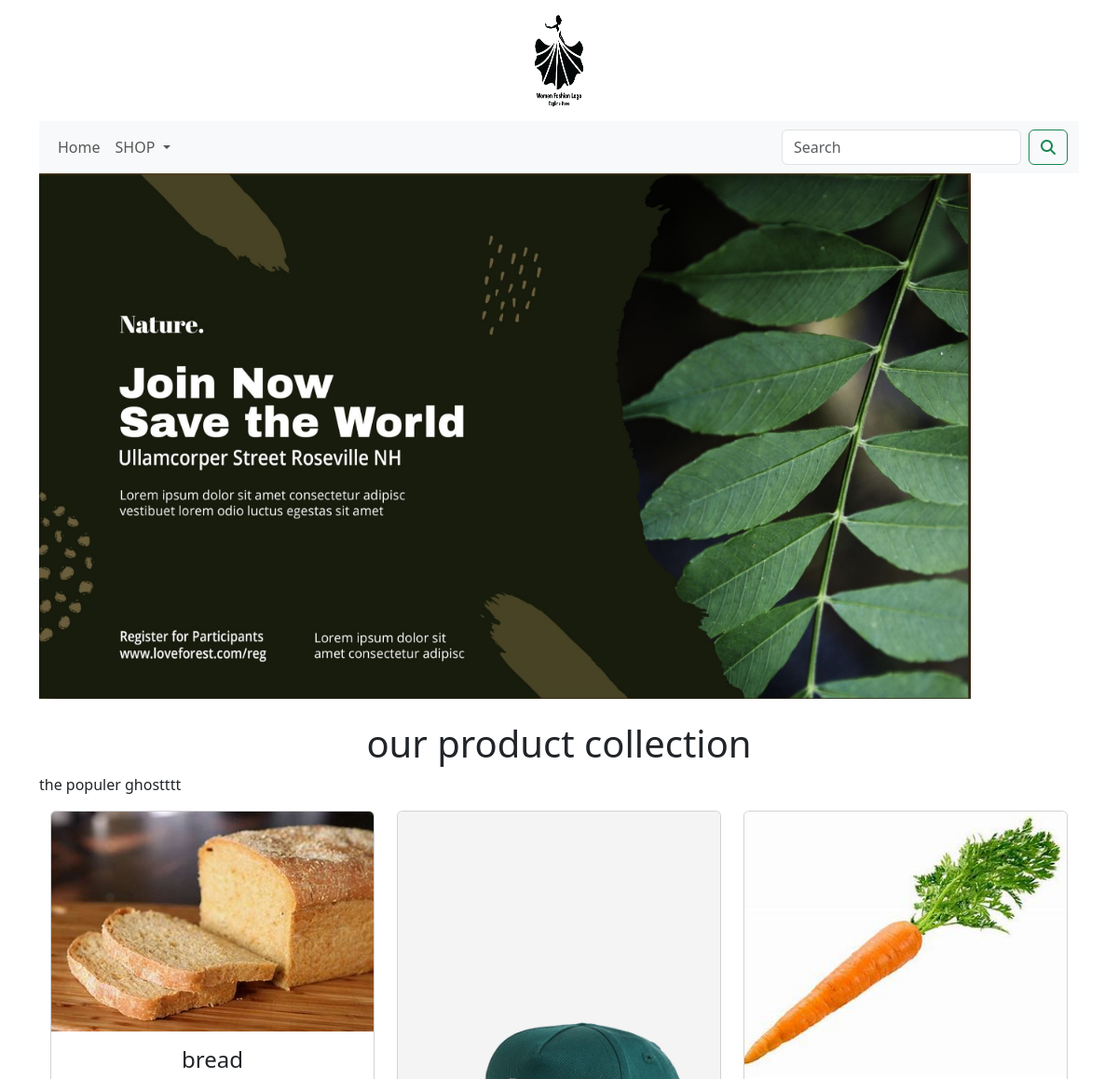
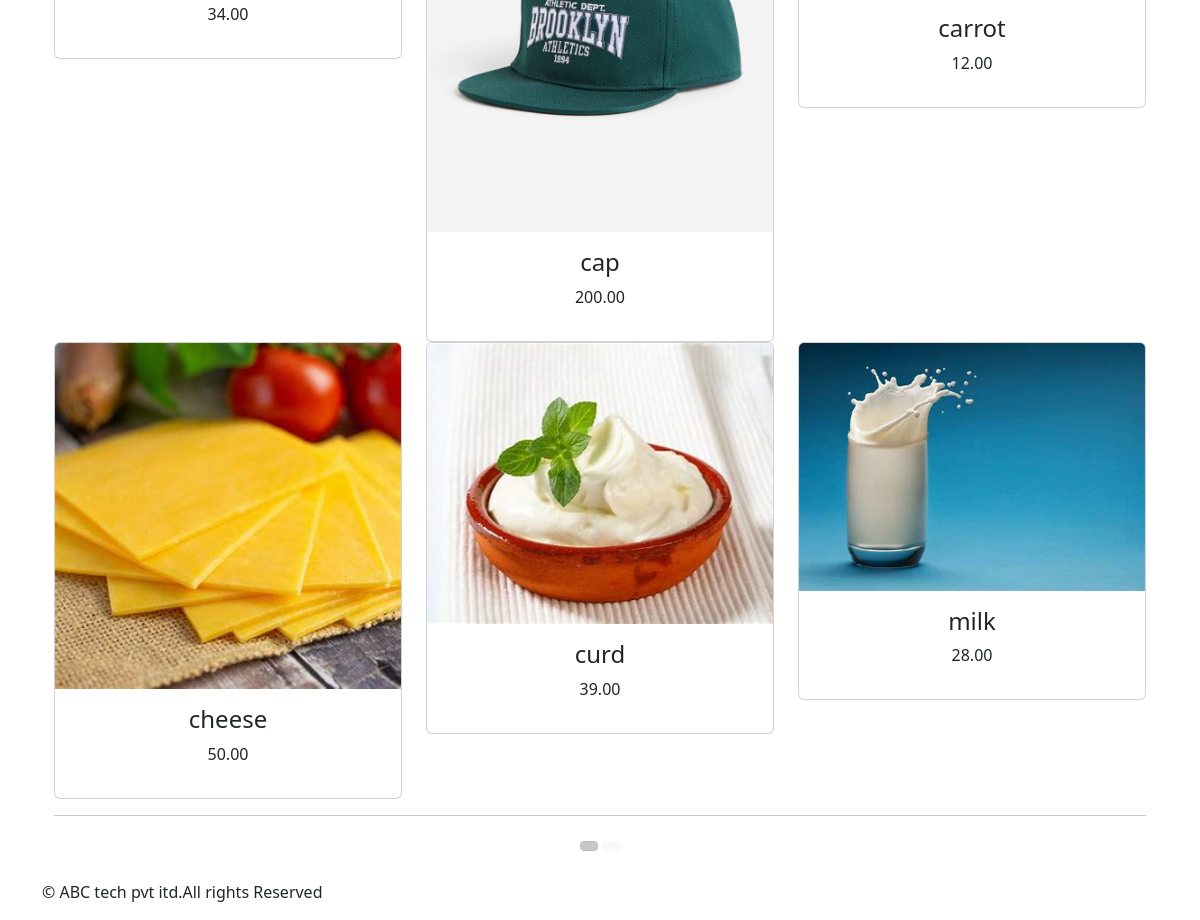
The app's page /shop/ with its own data (2 pictures, top to bottom).
### shop/models.py (models this page shows, shortened)
class Product(models.Model):
    name=models.CharField(max_length=250,unique=True)
    slug=models.SlugField(max_length=250,unique=True)
    description=models.TextField(blank=True)
    price=models.DecimalField(max_digits=10,decimal_places=2)
    category=models.ForeignKey(Category,on_delete=models.CASCADE)
    image=models.ImageField(upload_to='product',blank=True)
    stock=models.IntegerField()
    available=models.BooleanField(default=True)
    created=models.DateTimeField(auto_now_add=True)
    updated=models.DateTimeField(auto_now=True)
    def get_url(self):
        return reverse('shop:prodCatdetail',args=[self.category.slug,self.slug])
    class Meta:
        ordering=('name',)
        verbose_name='product'
        verbose_name_plural='products'

### shop/views.py (the view)
# urls.py: path('',views.allProdCat,name='allProdCat'),
def allProdCat(request,c_slug=None):
    c_page=None
    products_list=None
    if c_slug!=None:
        c_page=get_object_or_404(Category,slug=c_slug)
        products_list=Product.objects.all().filter(category=c_page,available=True)
    else:
        products_list=Product.objects.all().filter(available=True)
    paginator=Paginator(products_list,6)
    try:
        page=int(request.GET.get('page','1'))
    except:
        page=1
    try:
        products=paginator.page(page)
    except (EmptyPage,InvalidPage):
        products=paginator.page(paginator.num_pages)
    return  render(request,"category.html",{'category':c_page,'products':products})

### cart/context_processors.py (called while the page is built)
def counter(request):
    item_count=0
    if 'admin' in request.path:
        return {}
    else:
        try:
            cart=Cart.objects.filter(cart_id=_cart_id(request))
            cart_items=Cartitem.objects.all().filter(cart=cart[:1])
            for cart_item in cart_items:
                item_count += cart_item.quantity
        except Cart.DoesNotExist:
            item_count =0
    return dict(item_count=item_count)

### cart/views.py (called while the page is built)
def _cart_id(request):
    cart=request.session.session_key
    if not cart:
        cart=request.session.create()
    return cart

### shop/context_processors.py (called while the page is built)
def menu_links(request):
    links=Category.objects.all()
    return dict(links=links)

### shop/models.py (called while the page is built)
    def get_url(self):
        return reverse('shop:products_by_category',args=[self.slug])

### templates/category.html (shortened to what this page needs)
{% extends 'base.html' %}
{% load static %}
{% block content %}
<div class="mx_auto">
    {% if category %}
    <img class="my_image"src="{{category.image.url}}" alt="{{category.name}}">
</div>
     <br>
<div>
    <h1 class="text-center my_title">{{category.name}}</h1>
    <P class="text-justify">{{category.description}}</P>
</div>
      {% else %}
<div>
    <img class="my_image my_image_padding" src="{% static 'img/banner.png' %}" alt="our products" width="1000px;">
</div>
<br>
<div>
     <h1 class="text-center my_title"> our product collection</h1>
     <p class="text-justify"> the populer ghostttt</p>
</div>
     {% endif %}
<div class="container">
 <div class="row mx_auto">
     {% for product in products.object_list %}
     <div class="my_bottom_margi col-9 col-sm-12 col-md-4  xol-lg-4">
      <div class="card text-center" style="min-width:18rem:">
         <a href="{{product.get_url}}"><img class="card-img-top my_image" src="{{product.image.url}}" alt="{{product.name}}"></a>
    <div class="card-body">
        <h4>{{product.name}}</h4>
        <p>{{product.price}}</p>
    </div>
</div>
</div>
{% endfor %}
</div>
 <div  class="mx-auto">
 {% if products.paginator.num_pages > 1 %}
 <hr>
 <div class="text-center">
     {% for pg in products.paginator.page_range %}
     <a href="?page={{pg}}" class="btn btn-light btn-sm{% if products.number == pg %} active {% endif %}"}{{pg}}></a>
   {% endfor %}
 </div>
     {% endif %}
 </div>
    <br>
</div>
{% endblock %}

### templates/base.html (shortened to what this page needs)
{% load static %}
<!DOCTYPE html>
<html lang="en">
<head>
     <link href="{% static 'css/bootstrap.min.css' %}" rel="stylesheet">
</head>
<body>
<div class="container">
{% include 'header.html' %}
{% include 'nav.html' %}
{% block content %}
{% endblock %}
    </div>
{% include 'footer.html' %}
</body>
</html>

### templates/header.html
{% load static %}
<header>
      <center>
        <a href="{%url 'shop:allProdCat' %}"></a><img src="{% static 'img/logo.png' %}" alt="logimage" width="130px;" height="130px">
       </center>
</header>

### templates/nav.html (shortened to what this page needs)
<nav class="navbar navbar-expand-lg bg-body-tertiary">
  <div class="container-fluid">
    <div class="collapse navbar-collapse" id="navbarSupportedContent">
      <ul class="navbar-nav me-auto mb-2 mb-lg-0">
        <li class="nav-item">
          <a class="nav-link" href="{% url 'cart:cart_detail' %}">Home</a>
        </li>
        <li class="nav-item dropdown  {% if 'shop' in request.path %} active {% endif %}">
          <a class="nav-link dropdown-toggle" href="#" role="button" data-bs-toggle="dropdown" aria-expanded="false">
            SHOP
          </a>
        </li>
      </ul>
      <form class="d-flex" action="{% url 'searchapp:Searchresult' %}" method="get" >
        <input class="form-control me-2" type="search" placeholder="Search" name="q" aria-label="Search">
        <button class="btn btn-outline-success" type="submit"><i class="fa-solid fa-magnifying-glass"></i></button>
      </form>
    </div>
  </div>
</nav>

### templates/footer.html
<div class="footer navbar-fixed-bottom my_footer">
  <P clss="text-center">&copy; ABC tech pvt itd.All rights Reserved</P>
</div>

### records on screen
Product: image (picture), name "bread", price "34.00"
Product: image (picture), name "cap", price "200.00"
Product: image (picture), name "carrot", price "12.00"
Product: image (picture), name "cheese", price "50.00"
Product: image (picture), name "curd", price "39.00"
Product: image (picture), name "milk", price "28.00"
